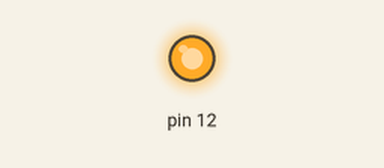
The program below on a simulated Raspberry Pi (header pin numbers). On the bench: output pins drawn as LEDs (lit = HIGH). At 4.0 s the program stops and its outputs stay as they are.

Above: at 0.1 s.
At 2.1 s:
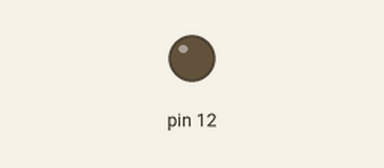
Timing chart, 0 to 3.6 s (numbered marks = the images above):
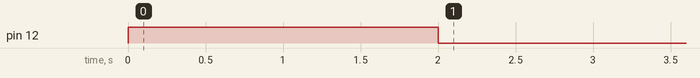

Measured:
- by itself, pin 12: LOW → HIGH at 0.00 s, → LOW 2.0 s later

The program:

LedInTwotimes.py
```python
import RPi.GPIO as GPIO
import time

# to use Raspberry Pi board pin numbers
GPIO.setmode(GPIO.BOARD)
# set up GPIO output channel
GPIO.setup(12, GPIO.OUT)
# blinking function
GPIO.output(12,GPIO.HIGH)
time.sleep(2)
GPIO.output(12,GPIO.LOW)
time.sleep(2)


GPIO.cleanup() 
```
